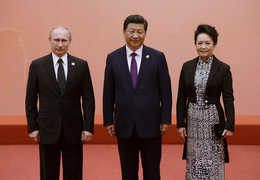
%> input picture Faces/test.bmp, 260 x 180 px, shrunk from 940 x 650 before the run
$ octave e4_2_test.m   (GNU Octave 9; MATLAB toolbox functions it lacks are replaced by stand-ins)
%> lines starting %> are read from the running program, lines starting %| are printed output that depends on the picture; in (x1, y1, x2, y2) boxes, pixels count from 0 and x2, y2 are one past the last pixel; in counts of white or black regions, pixels touching at a corner belong together; the program's own positions count from 1
clc; clear; close all;
load('v.mat'); load('e.mat');
% to change
L=4; v=v4; e=e4;
block=30;

shift=8-L;
filename='test.bmp';
face=imread(filename);
%> face is the input picture: size 180x260x3 uint8; mean R, G, B 126.1, 86.5, 78
%face=imrotate(face,-90);
[xLen,yLen,~]=size(face);
%> xLen = 180; yLen = 260
face=imresize(face,[xLen yLen*2]);
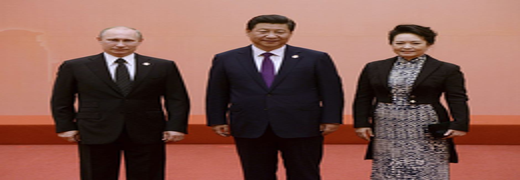
%> face: size 180x520x3 uint8; mean R, G, B 126.1, 86.5, 78
%face=imadjust(face,[.2 .3 0; .6 .7 1],[]);

[xLen,yLen,~]=size(face);
%> yLen = 520
res=zeros(floor(xLen/block),floor(yLen/block));
for x=1:xLen/block
    for y=1:yLen/block
        u=zeros(1,2^(3*L));
        D1=face((x*block-block+1):(x*block),(y*block-block+1):(y*block),1);
        D2=face((x*block-block+1):(x*block),(y*block-block+1):(y*block),2);
        D3=face((x*block-block+1):(x*block),(y*block-block+1):(y*block),3);
        for xx=1:block
            for yy=1:block
                R=bitshift(D1(xx,yy),-shift);
                G=bitshift(D2(xx,yy),-shift);
                B=bitshift(D3(xx,yy),-shift);
                n=bitshift(R,2*L)+bitshift(G,L)+B;
                u(n+1)=u(n+1)+1;  % n 0~255
            end
        end
        u=u./(block*block);
        d=1-sqrt(u)*(sqrt(v))';
        if(d<=e)
            res(x,y)=1;
        end
    end
end
%> after the loop, u = 4096 values, max 0.598 at index 102, min 0 at index 1, mean 0.000244
for x=1:xLen/block
    for y=1:yLen/block
        if(res(x,y)==1)
            if(res(x,y+1)==1 && res(x+1,y)==1)
                cntX=1; cntY=1;
                %while(res(x+cntX+1,y)==1||res(x+cntX+1,y+1)==1)
                while(res(x+cntX+1,y)==1)
                    cntX=cntX+1;
                end
                %while(res(x,y+cntY+1)==1||res(x+1,y+cntY+1)==1)
                while(res(x,y+cntY+1)==1)
                    cntY=cntY+1;
                end
                res(x:(x+cntX),y:(y+cntY))=0;
                face(x*block-block+1,(y*block-block+1):((y+cntY)*block),1)=255;
                face(x*block-block+1,(y*block-block+1):((y+cntY)*block),2)=0;
                face(x*block-block+1,(y*block-block+1):((y+cntY)*block),3)=0;
                face((x+cntX)*block,(y*block-block+1):((y+cntY)*block),1)=255;
                face((x+cntX)*block,(y*block-block+1):((y+cntY)*block),2)=0;
                face((x+cntX)*block,(y*block-block+1):((y+cntY)*block),3)=0;
                face((x*block-block+1):((x+cntX)*block),y*block-block+1,1)=255;
                face((x*block-block+1):((x+cntX)*block),y*block-block+1,2)=0;
                face((x*block-block+1):((x+cntX)*block),y*block-block+1,3)=0;
                face((x*block-block+1):((x+cntX)*block),(y+cntY)*block,1)=255;
                face((x*block-block+1):((x+cntX)*block),(y+cntY)*block,2)=0;
                face((x*block-block+1):((x+cntX)*block),(y+cntY)*block,3)=0;
            end
        end
    end
end
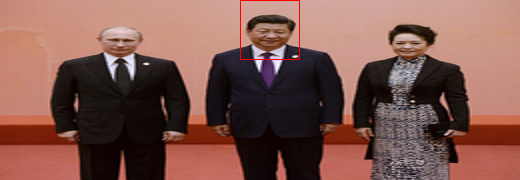
%> face: size 180x520x3 uint8; 0.25% of pixels changed, all inside (x1, y1, x2, y2) = (240, 0, 300, 60)
%> after the loop, cntX = 1; cntY = 1
imshow(face);
%imwrite(face,'e4_2.bmp','bmp');
%imwrite(face,'e4_3_1.bmp','bmp');
imwrite(face,'e4_3_2.bmp','bmp');
%imwrite(face,'e4_3_3.bmp','bmp');
